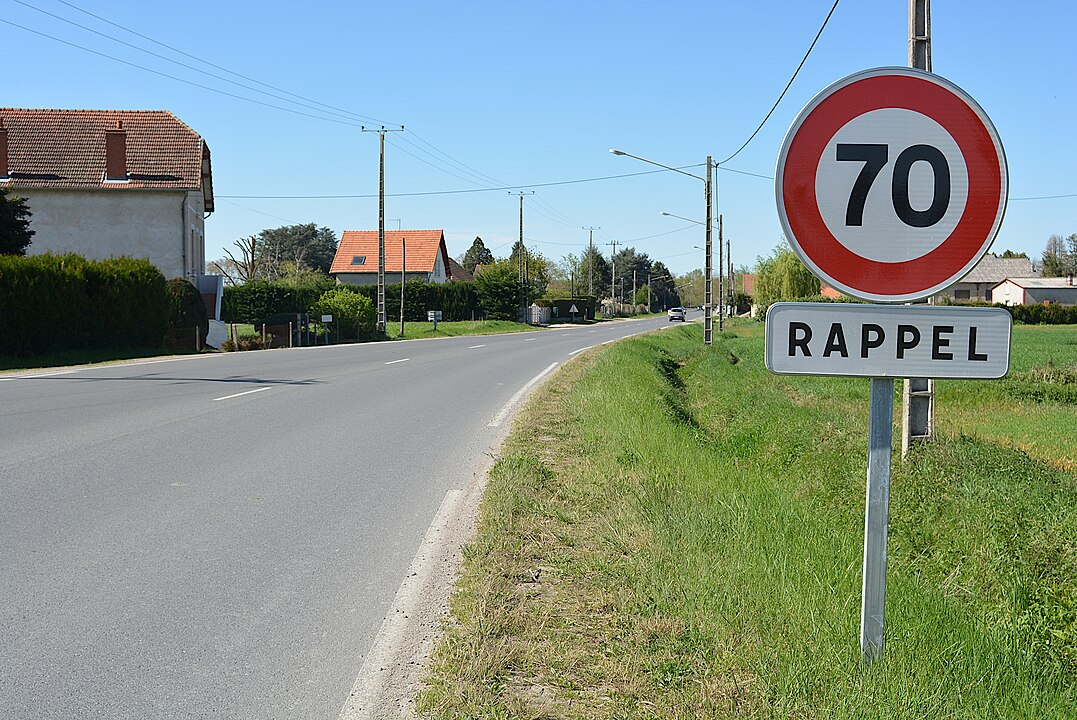
//> input picture src/panneau.jpg, 1077 x 720 px
$ ./code_photo_bis panneau.jpg   (built with g++ and OpenCV 4)
//> lines starting //> are read from the running program, lines starting //| are printed output that depends on the picture; after the words box and inside, x2 and y2 are one past the last pixel; in counts of white or black regions, pixels touching at a corner belong together
#include "opencv4/opencv2/opencv.hpp"
#include "opencv2/opencv_modules.hpp"
#include <tesseract/baseapi.h>
#include <leptonica/allheaders.h>
#include <iostream>

using namespace cv;
using namespace std;

// Pour compiler g++ code_photo_bis.cpp -o ../bin/code_photo_bis `pkg-config --cflags --libs opencv4` `pkg-config --cflags --libs opencv4 tesseract`

int main (int argc, char** argv) {
    // Charger l'image du panneau
    Mat image_src, gray, binary, roi, roi_resized;
    char *outText;

    //= imread("panneau_vitesse.jpg");

    // On vérifie que le nombre d'argument rentrés en ligne de commande est le bon
    if (argc != 2)
    {
        printf("usage : code_photo.out <Image_Path>\n");
        return -1;
    }

    image_src = imread(argv[1]);
//> image_src is the input picture: 720 rows x 1077 cols, CV_8UC3; mean B, G, R 141.5, 149.2, 133.6
    if (image_src.empty()) {
        cout << "Erreur lors du chargement de l'image" << endl;
        return -1;
    }

    // Convertir en niveaux de gris
    cvtColor(image_src, gray, COLOR_BGR2GRAY);
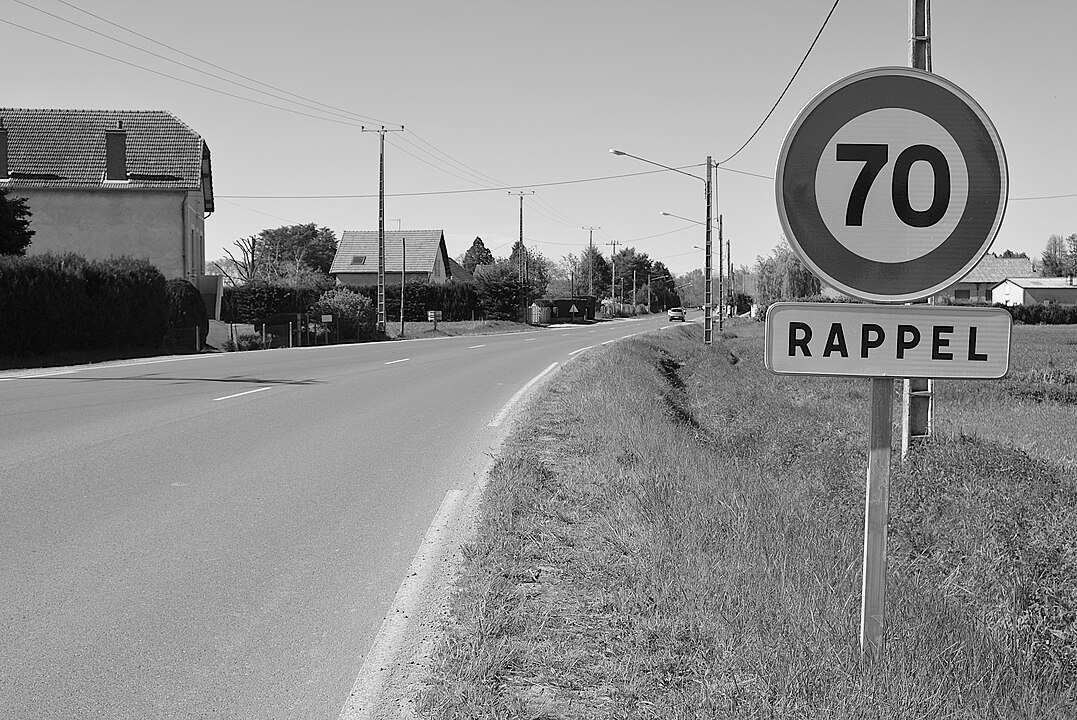
//> gray: 720 rows x 1077 cols, CV_8UC1; min 0, max 255, mean 143.7

    // Appliquer un filtre gaussien pour réduire le bruit
    GaussianBlur(gray, gray, Size(5, 5), 0);

    // Appliquer un seuillage binaire
    threshold(gray, binary, 0, 255, THRESH_BINARY | THRESH_OTSU);
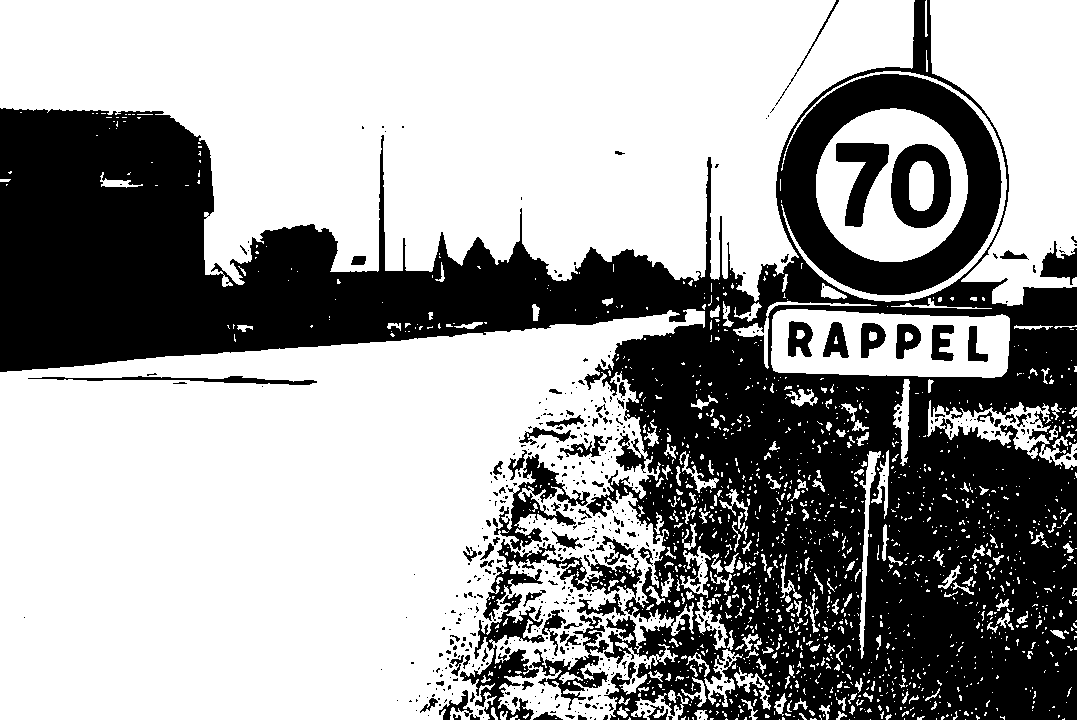
//> binary: 720 rows x 1077 cols, CV_8UC1; 62.6% white; 527 black regions (441 under 20 px)

    // Trouver les contours pour isoler le panneau
    vector<vector<Point>> contours;
    findContours(binary, contours, RETR_EXTERNAL, CHAIN_APPROX_SIMPLE);
//> contours = 1458 contours, 1321 with area under 20; largest, box (x1, y1, x2, y2) and area: (0, 309, 705, 720) 233641, (0, 0, 915, 302) 181658, (930, 0, 1077, 306) 28250, (816, 108, 968, 262) 18225, (771, 309, 1010, 378) 14424

    for (const auto& contour : contours) {
        Rect boundingBox = boundingRect(contour);

        // Vérifier la taille pour éviter les faux positifs
        if (boundingBox.width > 50 && boundingBox.height > 50) {
            roi = gray(boundingBox);
            // Prétraitement pour Tesseract
            resize(roi, roi_resized, Size(100, 100)); // Redimensionner si nécessaire
        }
    }
//> this loop made 1458 passes
//> boundingBox on passes 7, 10, 11: Rect(1062, 718, 3, 2), Rect(810, 718, 7, 2), Rect(735, 718, 3, 2)
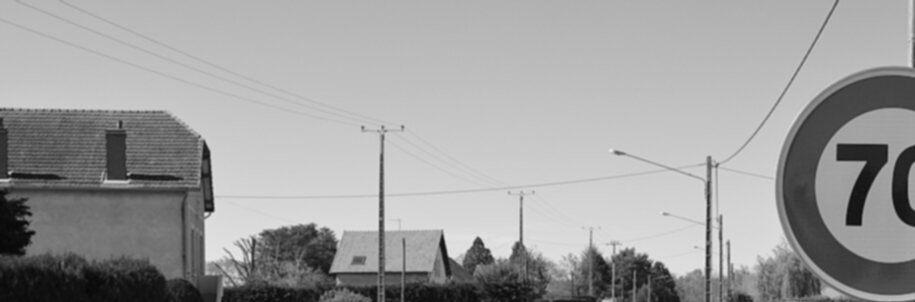
//> roi: 302 rows x 915 cols, CV_8UC1; min 8, max 232, mean 157.7
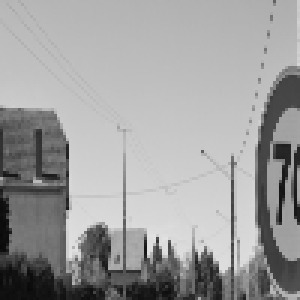
//> roi_resized: 100 rows x 100 cols, CV_8UC1 (shown 3 times larger); min 9, max 226, mean 157.7

    // Configurer Tesseract
//> (the run ends here: the program needs code that is not available in this run, at `tesseract::TessBaseAPI *api = new tesseract::TessBaseAPI();`)
